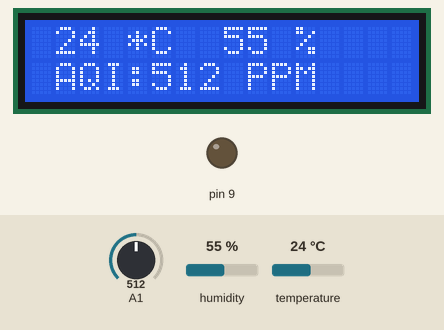
The sketch below on a simulated Arduino Uno, built with avr-gcc and run on an emulated ATmega328P. On the bench: 16×2 character LCD, output pins drawn as LEDs (lit = HIGH). The test bench sets the inputs (shaded band); at power-on: humidity 55 %, A1 = 512, temperature 24 °C. What the sketch prints to the serial monitor is not drawn.

Above: at 1.2 s.
1.3 s: humidity set to 41 %
At 2.5 s:
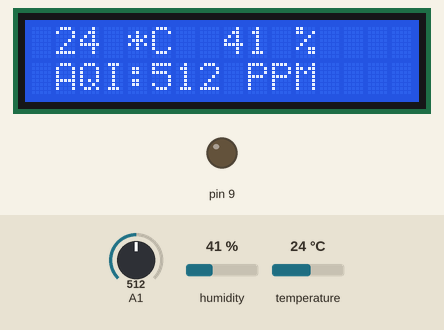
3.4 s: humidity set to 38 %
At 5.6 s:
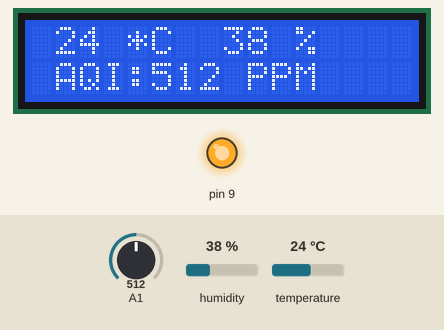
6.1 s: A1 set to 716
At 6.5 s:
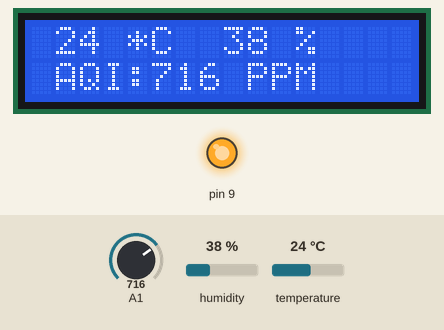
8.2 s: temperature set to 12 °C
At 9.6 s:
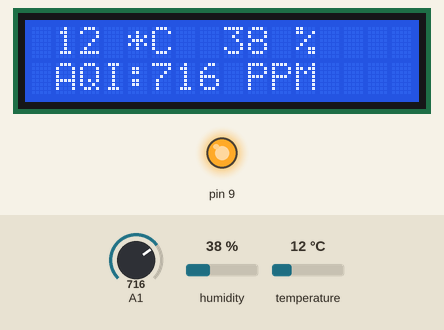
10.7 s: A1 set to 900
At 11.8 s:
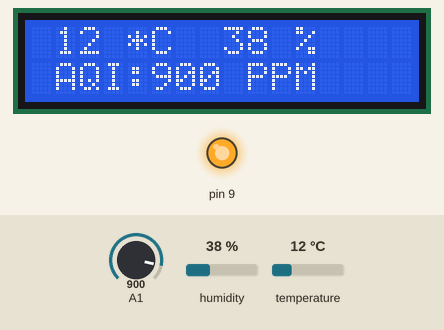
12.8 s: temperature set to 19 °C
At 14.8 s:
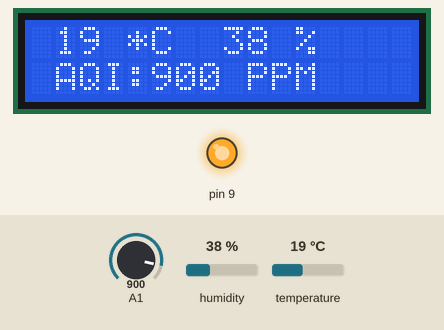
Timing chart, 0 to 16.3 s (numbered marks = the images above; inputs shaded):
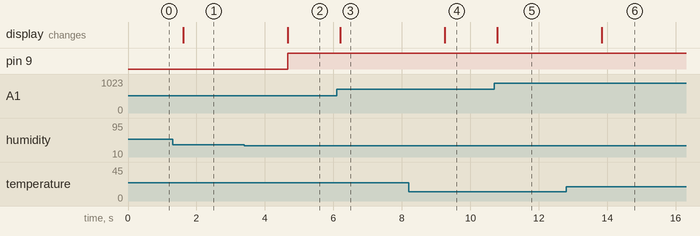

The sketch:

final_code.ino
```cpp
#include <SimpleDHT.h>
#include <LiquidCrystal.h>
LiquidCrystal lcd(8,7,6,5,4,3);
int pinDHT11 = A0;
SimpleDHT11 dht11(pinDHT11);

void setup()
{
  Serial.begin(9600);
  lcd.begin(16,2);
  pinMode(9, OUTPUT);
  pinMode(A0, INPUT);
  pinMode(A1, INPUT);
}

void loop()
{
  byte temperature = 0;
  byte humidity = 0;
  int err = SimpleDHTErrSuccess;
  if ((err = dht11.read(&temperature, &humidity, NULL)) != SimpleDHTErrSuccess)
  {
    Serial.print("Read DHT11 failed, err="); Serial.print(SimpleDHTErrCode(err));
    Serial.print(","); Serial.println(SimpleDHTErrDuration(err)); delay(1000);
    return;
  }
  Serial.print((int)temperature); Serial.print(" *C, ");
  Serial.print((int)humidity); Serial.println(" %");
  lcd.setCursor(1,0);
  lcd.print((int)temperature);
  lcd.setCursor(4,0);
  lcd.print("*C");
  lcd.setCursor(8,0);
  lcd.print((int)humidity);
  lcd.setCursor(11,0);
  lcd.print("%");
  if((int)humidity<40)
  {
    digitalWrite(9,HIGH);
  }
  else
  {
    digitalWrite(9,LOW);
  }
  int aqi=analogRead(A1);
  lcd.setCursor(1,1);
  lcd.print("AQI:");
  lcd.setCursor(5,1);
  lcd.print(aqi);
  lcd.setCursor(9,1);
  lcd.print("PPM");
  delay(1500);
}
```

Measured:
- the behaviour switches between 40 and 39 % on humidity (found by bisection; images 1 and 2)
- after the input at 1.3 s, the display: changes after 0.32 s (image 1)
- after the input at 3.4 s, pin 9: LOW → HIGH after 1.3 s; the display: changes after 1.3 s (image 2)
- after the input at 6.1 s, the display: changes after 0.10 s (image 3)
- after the input at 8.2 s, the display: changes after 1.1 s (image 4)
- after the input at 10.7 s, the display: changes after 0.08 s (image 5)
- after the input at 12.8 s, the display: changes after 1.0 s (image 6)
